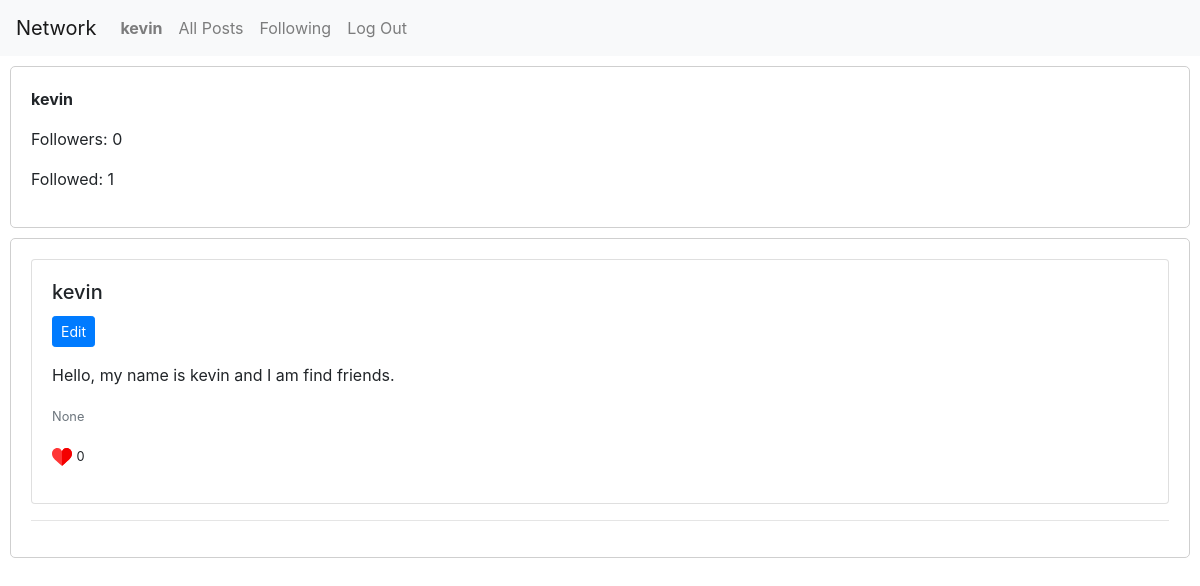
Before: /profile/5 (signed in) with the older database file.
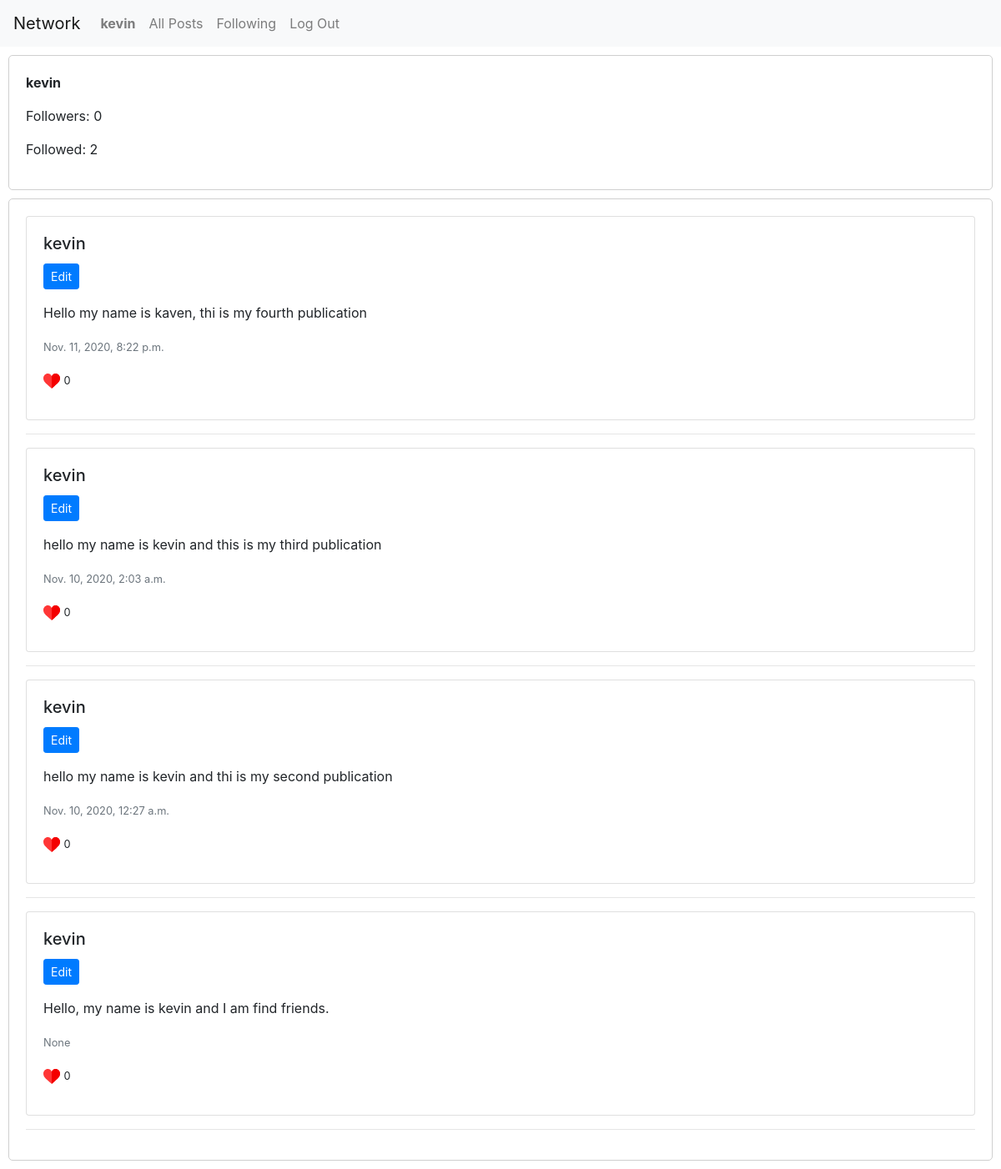
After: the same page with the newer database file.
### network/models.py (models this page shows)
class User(AbstractUser):
    pass

class Post(models.Model):
    user = models.ForeignKey(User, on_delete = models.CASCADE, related_name="post_create") #if user is deleted, auction will be deleted
    date = models.DateTimeField(auto_now_add=True, null=True, blank=True)
    text = models.CharField(max_length=255, null=True)
    likes = models.IntegerField(default=None, null=True, blank=True)

### network/views.py (the view)
# urls.py: path("profile/<str:id>", views.show_user, name="show_user"),
def show_user(request, id):
    user_prof = User.objects.get(pk=id)
    follow_count = Followers.objects.filter(user=user_prof).count()
    all_posts = Post.objects.filter(user=user_prof).order_by('-date')
    followed_count = Followers.objects.filter(follower=user_prof).count()
    all_p = []
    relation = Followers.objects.filter(user=user_prof , follower=request.user).count()
    try:
        print(len(all_posts))
    except (TypeError):
        all_p.append(Post.objects.get(user=user_prof))
        all_posts = all_p
    return render(request, "network/profile.html", {"all_posts":all_posts,"user_prof":user_prof,"follows":follow_count,"followed":followed_count, "relation":relation})

### network/templates/network/profile.html (shortened to what this page needs)
{% extends "network/layout.html" %}
{% load static %}
{% block body %}
<div class="box-cont">
    <p><strong> {{user_prof.username}} </strong></p>
    <p>Followers: {{follows}} </p>
    <p>Followed: {{followed}}</p>
</div>
<div class="box-cont">
    {% for post in all_posts %}
    <div class="card">
        <div class="card-body">
            <h5 class="card-title"> {{post.user.username}}</h5>
            <p>
                {% if post.user.username == user.username %}
                <button data-page="{{post.id}}" class="btn btn-primary btn-sm" id="btn-edit-post" >Edit</button>
                {% endif %}
            </p>
            <p class="card-text" id="text-post-{{post.id}}">{{post.text}}</p>
            <p class="card-text"><small class="text-muted">{{post.date}}</small></p>
            <p> <img src="{% static 'images/like.svg' %}" height="20px" width="20px"> <small>{{post.likes}}</small></p>
        </div>
    </div>
    <hr>
    {% endfor %}
</div>
{% endblock %}

### network/templates/network/layout.html (shortened to what this page needs)
{% load static %}
<!DOCTYPE html>
<html lang="en">
<head>
    <link rel="stylesheet" href="https://stackpath.bootstrapcdn.com/bootstrap/4.4.1/css/bootstrap.min.css"
>
    <link href="{% static 'network/styles.css' %}" rel="stylesheet">
</head>
<body>
    <nav class="navbar navbar-expand-lg navbar-light bg-light">
        <a class="navbar-brand" href="#">Network</a>
        <div>
            <ul class="navbar-nav mr-auto">
                {% if user.is_authenticated %}
                <li class="nav-item">
                    <a class="nav-link" href="/profile/{{user.id}}" id="user-name"
                        value="{{ user.username }}"><strong>{{ user.username }}</strong></a>
                </li>
                {% endif %}
                <li class="nav-item">
                    <a class="nav-link" href="{% url 'index' %}">All Posts</a>
                </li>
                {% if user.is_authenticated %}
                <li class="nav-item">
                    <a class="nav-link" href="/following/{{user.id}}">Following</a>
                </li>
                <li class="nav-item">
                    <a class="nav-link" href="{% url 'logout' %}">Log Out</a>
                </li>
                {% endif %}
            </ul>
        </div>
    </nav>
    <div class="body">
        {% block body %}
        {% endblock %}
    </div>
</body>
</html>

### network/static/network/styles.css (style rules this page uses)
.box-cont { display: block; flex-wrap: wrap; border: 1px solid rgb(207, 207, 207); border-radius: 5px; flex-direction: column ; margin: 10px; padding: 20px; }

Changed rows visible on the page:
added Post: user.username "kevin", text "Hello my name is kaven, thi is my fourth publication", date "Nov. 11, 2020, 8:22 p.m.", likes "0"
added Post: user.username "kevin", text "hello my name is kevin and this is my third publication", date "Nov. 10, 2020, 2:03 a.m.", likes "0"
added Post: user.username "kevin", text "hello my name is kevin and thi is my second publication", date "Nov. 10, 2020, 12:27 a.m.", likes "0"
Other visible differences:
{{ followed }}: "1" → "2"
